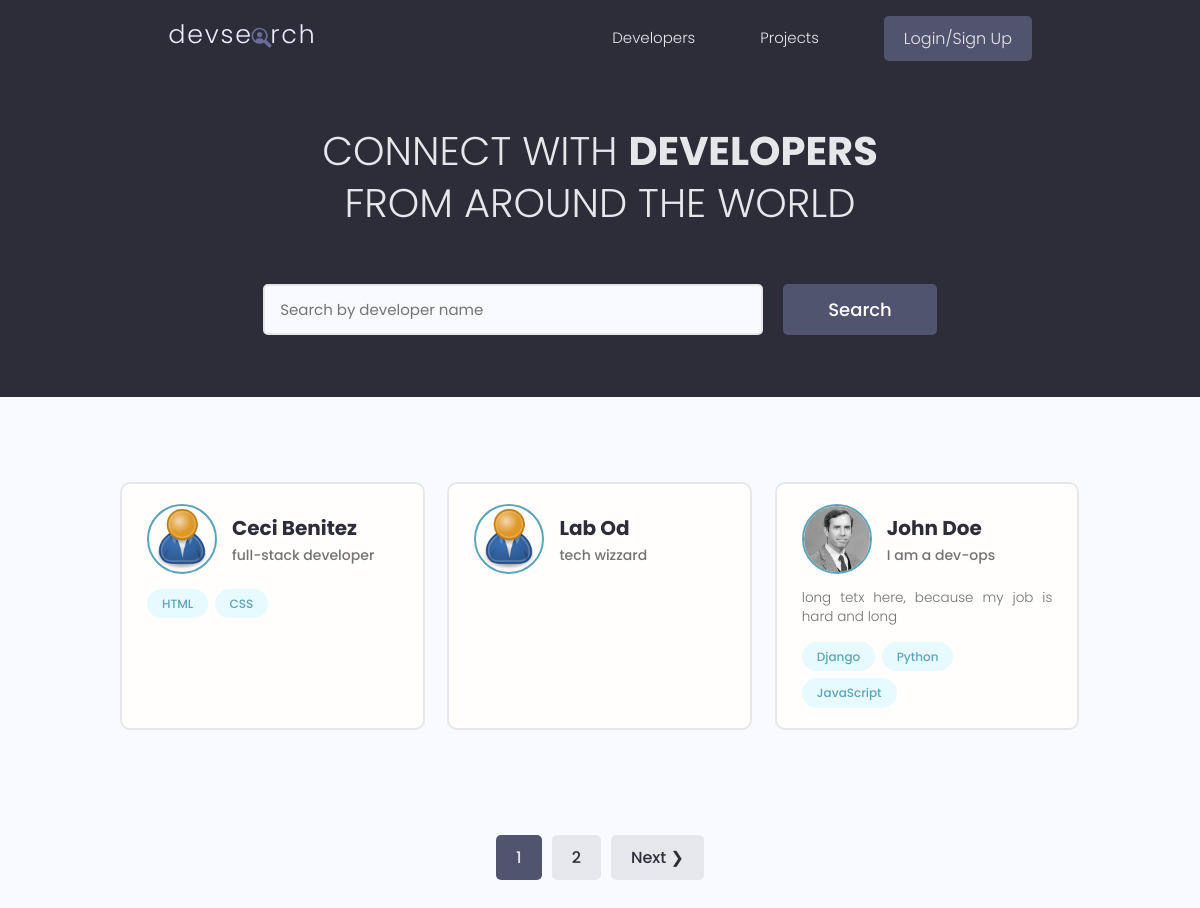
Before: / with the older database file.
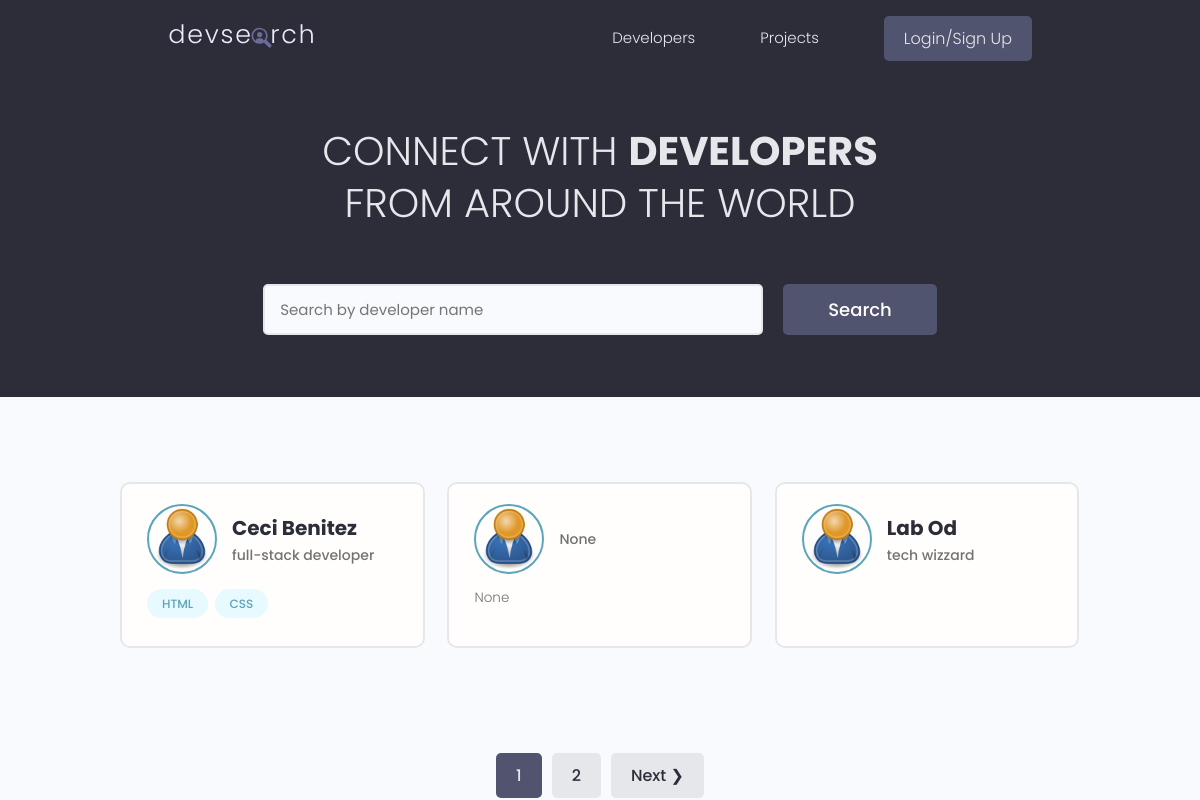
After: the same page with the newer database file.
### users/models.py (models this page shows, shortened)
class Profile(models.Model):
    user = models.OneToOneField(User, on_delete=models.CASCADE, null=True, blank=True)
    name = models.CharField(max_length=200, null=True, blank=True)
    email = models.EmailField(max_length=500, null=True, blank=True)
    username = models.CharField(max_length=200, null=True, blank=True)
    location = models.CharField(max_length=200, null=True, blank=True)
    short_intro = models.CharField(max_length=200, null=True, blank=True)
    bio = models.TextField(null=True, blank=True)
    profile_image = models.ImageField(null=True, blank=True, upload_to="profiles/", default="profiles/user-default.png")
    social_github = models.CharField(max_length=200, null=True, blank=True)
    social_twitter = models.CharField(max_length=200, null=True, blank=True)
    social_linkedin = models.CharField(max_length=200, null=True, blank=True)
    social_youtube = models.CharField(max_length=200, null=True, blank=True)
    social_website = models.CharField(max_length=200, null=True, blank=True)
    created = models.DateTimeField(auto_now_add=True)
    id = models.UUIDField(default=uuid.uuid4, unique=True, primary_key=True, editable=False)

class Skill(models.Model):
    owner = models.ForeignKey(Profile, on_delete=models.CASCADE, null=True, blank=True)
    name = models.CharField(max_length=200, null=True, blank=True)
    description = models.TextField(null=True, blank=True)
    created = models.DateTimeField(auto_now_add=True)
    id = models.UUIDField(default=uuid.uuid4, unique=True, primary_key=True, editable=False)
    def __str__(self):
        return str(self.name)

### users/views.py (the view)
# urls.py: path('', views.profiles, name="profiles"),
def profiles(request):
    profiles, search_query = search_profiles(request)
    custom_range, profiles = paginate_profiles(request, profiles, 3)
    context = {"profiles": profiles, "search_query": search_query, "custom_range": custom_range}
    return render(request, "users/profiles.html", context)

### users/utils.py (called while the page is built)
def paginate_profiles(request, profiles, results):
    page = request.GET.get("page")
    paginator = Paginator(profiles, results)
    try:
        profiles = paginator.page(page)
    except PageNotAnInteger:
        page = 1
        profiles = paginator.page(page)
    except EmptyPage:
        page = paginator.num_pages
        profiles = paginator.page(page)
    left_index = (int(page) - 4)
    if left_index < 1:
        left_index = 1
    right_index = (int(page) + 5)
    if right_index > paginator.num_pages:
        right_index = paginator.num_pages + 1
    custom_range = range(left_index, right_index)
    return custom_range, profiles

def search_profiles(request):
    search_query = ""
    if request.GET.get("search_query"):
        search_query = request.GET.get("search_query")
    skills = Skill.objects.filter(name__icontains=search_query)
    profiles = Profile.objects.distinct().filter(
        Q(name__icontains=search_query) |
        Q(short_intro__icontains=search_query) |
        Q(skill__in=skills)
    )
    return profiles, search_query

### users/templates/users/profiles.html (shortened to what this page needs)
{% extends 'main.html' %} {% block content %}
<main class="home">
  <section class="hero-section text-center">
    <div class="container container--narrow">
      <div class="hero-section__box">
        <h2>CONNECT WITH <span>DEVELOPERS</span></h2>
        <h2>FROM AROUND THE WORLD</h2>
      </div>
      <div class="hero-section__search">
        <form id="searchForm" class="form" action="{% url 'profiles' %}" method="get">
          <div class="form__field">
            <input
              class="input input--text"
              id="formInput#search"
              type="text"
              name="search_query"
              placeholder="Search by developer name"
              value="{{search_query}}"
            />
          </div>
          <input class="btn btn--sub btn--lg" type="submit" value="Search" />
        </form>
      </div>
    </div>
  </section>
  <section class="devlist">
    <div class="container">
      <div class="grid grid--three">
        {% for profile in profiles %}
        <div class="column card">
          <div class="dev">
            <a href="{% url 'user-profile' profile.id %}" class="card__body">
              <div class="dev__profile">
                <img
                  class="avatar avatar--md"
                  src="{{ profile.profile_image.url }}"
                  alt="image"
                />
                <div class="dev__meta">
                  <h3>{{ profile.name }}</h3>
                  <h5>{{ profile.short_intro|slice:"60" }}</h5>
                </div>
              </div>
              <p class="dev__info">{{ profile.bio|slice:"150"}}</p>
              <div class="dev__skills">
                {% for skill in profile.skill_set.all|slice:"5" %}
                <span class="tag tag--pill tag--main">
                  <small>{{ skill }}</small>
                </span>
                {% endfor %}
              </div>
            </a>
          </div>
        </div>
        {% endfor %}
      </div>
    </div>
  </section>
  {% include 'pagination.html' with queryset=profiles custom_range=custom_range %}
</main>
{% endblock content %}

Changed rows visible on the page:
no longer on this page (row unchanged): Profile: profile_image (picture), name "John Doe", short_intro "I am a dev-ops", bio "long tetx here, because my job is hard and long"
no longer on this page (row unchanged): Skill: name "Django", shown under "John Doe"
no longer on this page (row unchanged): Skill: name "Python", shown under "John Doe"
no longer on this page (row unchanged): Skill: name "JavaScript", shown under "John Doe"
added Profile: profile_image (placeholder picture), short_intro "None", bio "None"
